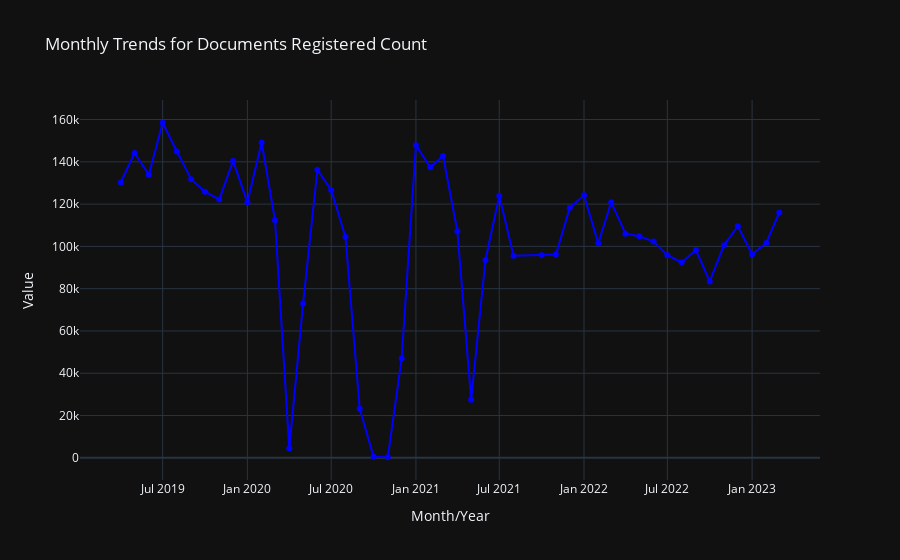
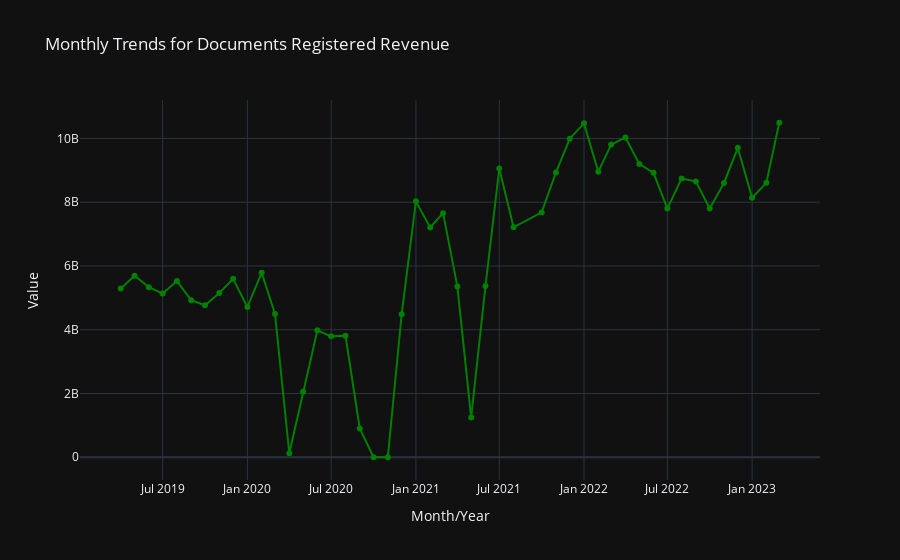
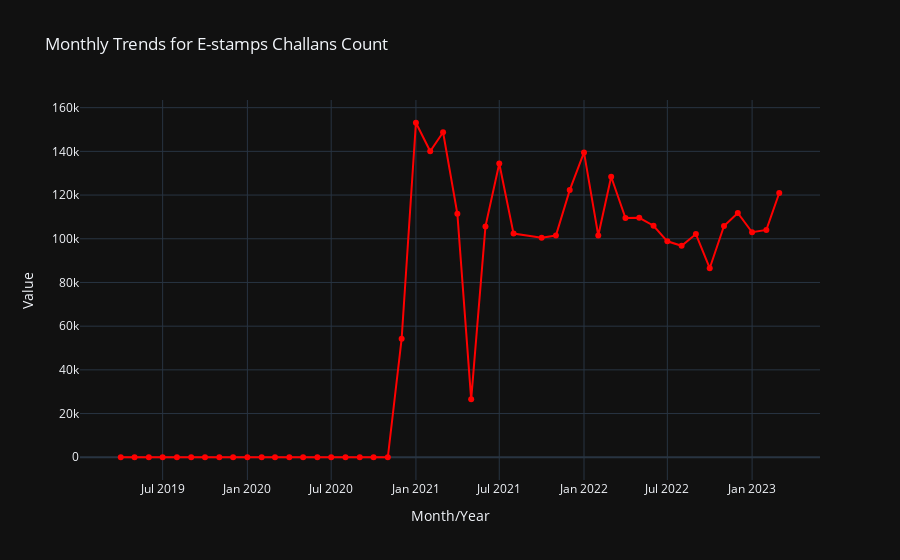
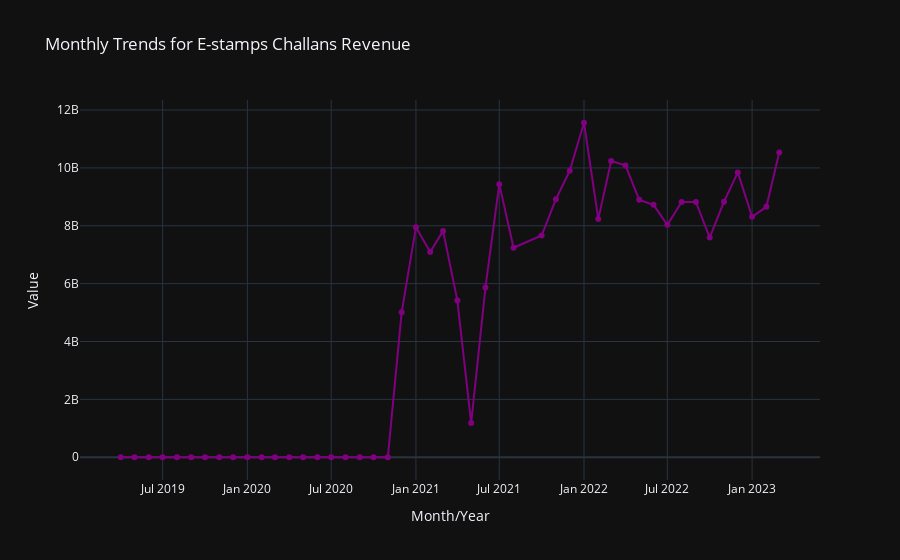

Notebook code cell kept with these figures, in order:
### Code cell
grouped_data = stamps.groupby('month').agg({
    'documents_registered_cnt': 'sum',
    'documents_registered_rev': 'sum',
    'estamps_challans_cnt': 'sum',
    'estamps_challans_rev': 'sum'
}).reset_index()

# Function to plot individual columns with specified color
def plot_individual_column(column_name, title, color):
    fig = go.Figure()
    fig.add_trace(go.Scatter(x=grouped_data['month'], 
                             y=grouped_data[column_name], 
                             mode='lines+markers',
                             line=dict(color=color)))
    fig.update_layout(title=title,
                      xaxis_title='Month/Year',
                      yaxis_title='Value',
                      template="plotly_dark")
    fig.show()

# Plot for 'Documents Registered Count' in blue
plot_individual_column('documents_registered_cnt', 'Monthly Trends for Documents Registered Count', 'blue')

# Plot for 'Documents Registered Revenue' in green
plot_individual_column('documents_registered_rev', 'Monthly Trends for Documents Registered Revenue', 'green')

# Plot for 'E-stamps Challans Count' in red
plot_individual_column('estamps_challans_cnt', 'Monthly Trends for E-stamps Challans Count', 'red')

# Plot for 'E-stamps Challans Revenue' in purple
plot_individual_column('estamps_challans_rev', 'Monthly Trends for E-stamps Challans Revenue', 'purple')
